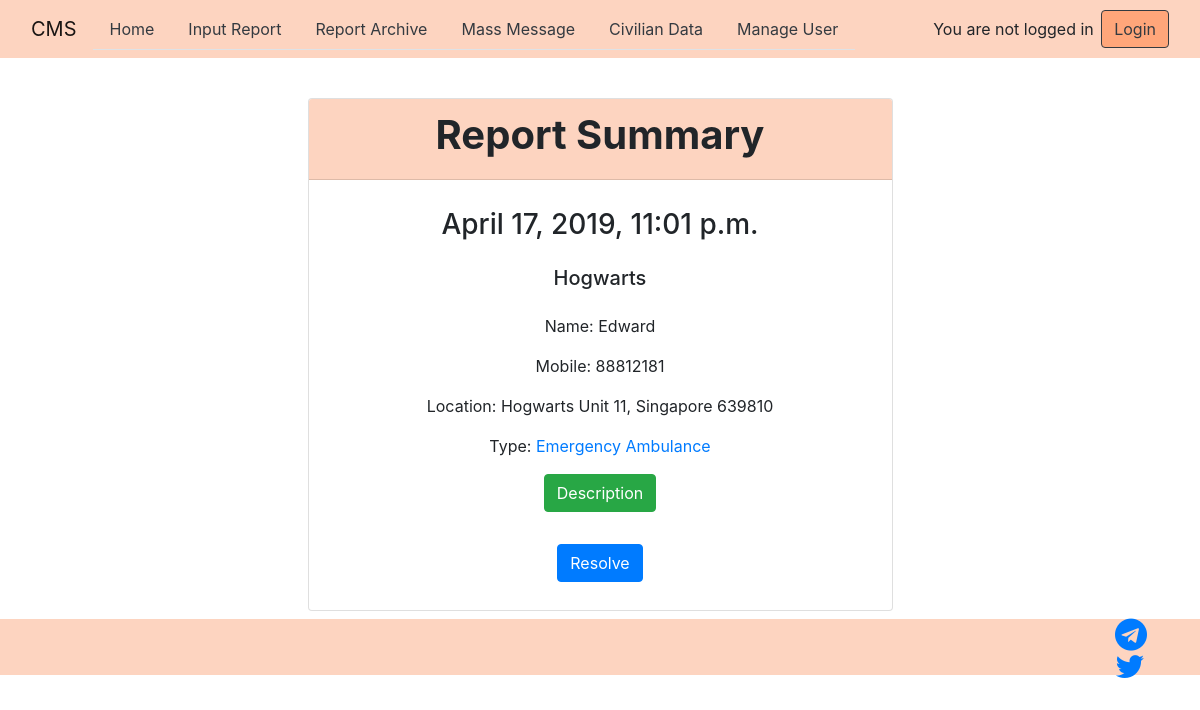
Page /detail/1/ on the earlier database version.
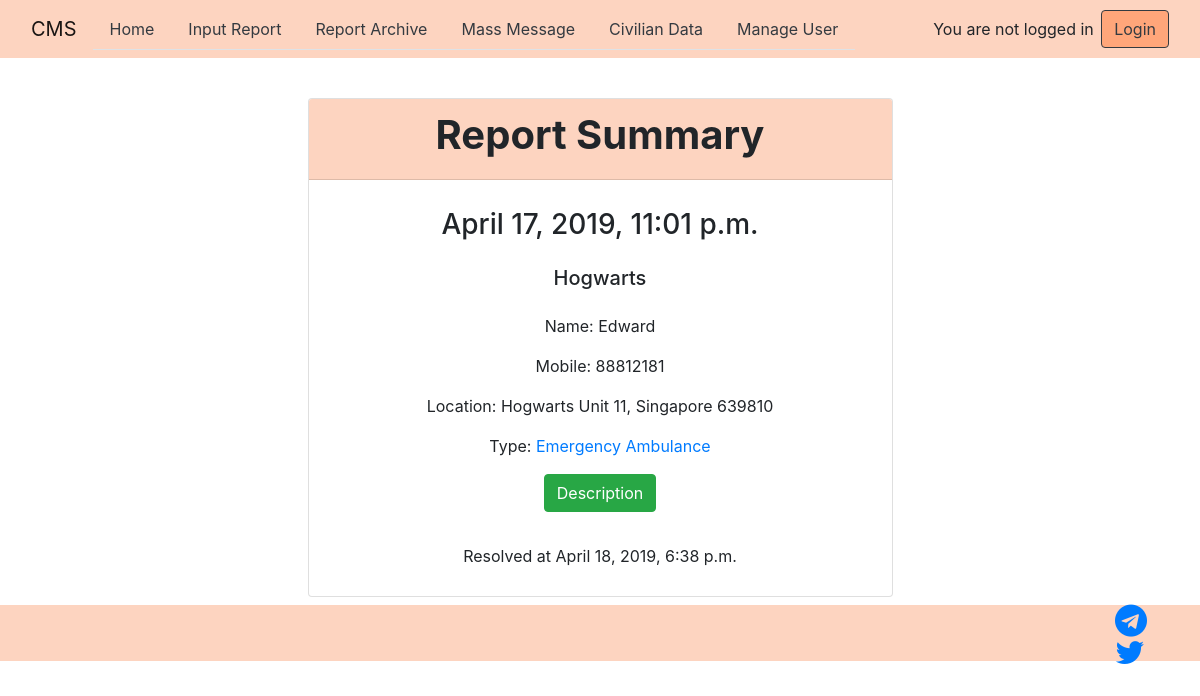
Same page on the later database version.
### CMSApp/models.py (models this page shows, shortened)
class Report(models.Model):
    ASSISTANCE_TYPE_CHOICES = (
        ('EA', 'Emergency Ambulance'),
        ('RE', 'Rescue and Evacuation'),
        ('FF', 'Fire-fighting'),
        ('GL', 'Gas Leak Control'),
    )
    name = models.CharField(max_length=120)
    mobile = models.CharField(max_length=8)
    location = models.CharField(max_length=500)
    unit_number = models.CharField(max_length=20)
    postal_code = models.CharField(max_length=6)
    description = models.CharField(max_length=500)
    type = models.CharField(max_length=2, choices=ASSISTANCE_TYPE_CHOICES)
    time = models.DateTimeField(default=datetime.datetime.now(tz=tz))
    resolved = models.BooleanField(default=False)
    resolve_time= models.DateTimeField(default=datetime.datetime.now(tz=tz))
    lat = models.CharField(max_length=100)
    lng = models.CharField(max_length=100)

### CMSApp/views.py (the view)
# urls.py: url(r'^detail/(?P<report_pk>\w+)/$', views.detail, name='detail'),
def detail(request, report_pk):
    report = get_object_or_404(Report, pk=report_pk)
    return render(request, "CMSApp/detail.html", {"report":report})

### CMSApp/template/CMSApp/detail.html (shortened to what this page needs)
{% extends "base.html" %}
{% block content %}
<div class="card mx-auto" style="width: 50%;" >
    <div class="card-header " style="background-color:#fdd4c0">
        <div class="col" align="center">
            <h1><b>Report Summary</b></h1>
        </div>
    </div>
    <div class="card-body" align="center">
            <div class="p-2"><h3>{{ report.time }}</h3></div>
            <div class="p-2"><h5>{{ report.location }}</h5></div>
            <div class="p-2">Name: {{ report.name }}</div>
            <div class="p-2">Mobile: {{ report.mobile }}</div>
            <div class="p-2">Location: {{ report.location }} Unit {{ report.unit_number }}, Singapore {{ report.postal_code }}</div>
            <div class="p-2">
              Type:
                {% ifequal report.type "EA" %}
                    <large class="text-primary"> Emergency Ambulance</large>
                {% endifequal %}
            </div>
            <div class="p-2"><p>
                <button class="btn btn-success collapsed" type="button" data-toggle="collapse" data-target="#collapseExample" aria-expanded="false" aria-controls="collapseExample">
                    Description
                </button>
              </p>
            </div>
            <div class="p-2">
                {% if report.resolved %}
                    Resolved at {{ report.resolve_time }}
                {% else %}
                    <button class="btn btn-primary" onclick="alertResolve()" type="button">
                        Resolve
                    </button>
                {% endif %}
            </div>
    </div>
</div>
{% endblock %}

Differences in the rows shown:
changed Report "Hogwarts": resolve_time (not shown) → "April 18, 2019, 6:38 p.m."; resolved False → True (drawn)
Other differences:
text no longer shown: "Resolve"
text now shown: "Resolved at"
